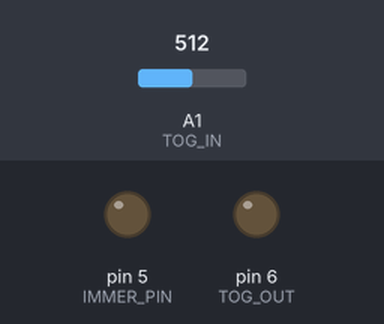
The sketch below on a simulated Arduino Uno, built with avr-gcc and run on an emulated ATmega328P. On the bench: output pins drawn as LEDs (lit = HIGH). Inputs (shaded band) come from the test bench; at power-on: A1 (TOG_IN) = 512.

Above: at 1.2 s.
1.3 s: A1 (TOG_IN) set to 900
4.3 s: A1 (TOG_IN) set to 716
Timing chart, 0 to 13.3 s (numbered marks = the images above; inputs shaded):
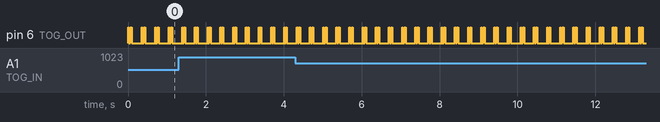

The sketch:

arduino_tog_new.ino
```cpp
#define TOG_OUT 6
#define TOG_IN A1
#define IMMER_PIN 5

// Temperature levels (°C), only for reference: the dash reads the pulse timing below
const int TEMPS[] = {41, 60, 65, 70, 75, 80, 85, 90, 95, 100, 105, 110, 115, 120, 125, 130, 135, 140, 145, 150, 155, 160, 170};
// Analog input thresholds for each temperature level. IMPORTANT: Must be sorted in descending order.
// The last one is 0, so an unknown or missing sensor falls back to 170 °C.
const int ANALOG_VALUES[] = {983, 939, 915, 889, 863, 839, 815, 782, 755, 726, 700, 663, 645, 621, 583, 502, 473, 449, 414, 384, 359, 332, 0};
// Pulse timing (microseconds) for each level: LOW time after the 20 ms start pulse, then HIGH time
const unsigned int LOW_US[]  = {23000, 26250, 27000, 28000, 28500, 29250, 30250, 31000, 31750, 32500, 33250, 34000, 35000, 35750, 36750, 37500, 38250, 39250, 40000, 41000, 41750, 42750, 44500};
const unsigned int HIGH_US[] = {24000, 27000, 27750, 28250, 29250, 30000, 30750, 31500, 32500, 33250, 34000, 35000, 35750, 36750, 37500, 38250, 39250, 40000, 40750, 41750, 42750, 43500, 45250};
const int NUM_TEMP_LEVELS = sizeof(ANALOG_VALUES) / sizeof(ANALOG_VALUES[0]);
const int NUM_READINGS = 8; // averaged per loop against sensor noise

void setup() {
  pinMode(TOG_OUT, OUTPUT);
  pinMode(TOG_IN, INPUT);
  pinMode(IMMER_PIN, OUTPUT);
  // IMMER_PIN is set LOW (off). Use digitalWrite for clarity, since PWM is not used.
  digitalWrite(IMMER_PIN, LOW);
}

/*
  Reads the oil temperature sensor on TOG_IN (averaged), finds its level
  in ANALOG_VALUES and outputs the matching pulse pattern on TOG_OUT.
*/
void loop() {
  long sum = 0;
  for (int i = 0; i < NUM_READINGS; i++) sum += analogRead(TOG_IN);
  int tog_in = sum / NUM_READINGS;

  int temp_level = NUM_TEMP_LEVELS - 1;
  for (int i = 0; i < NUM_TEMP_LEVELS; i++) {
    if (tog_in >= ANALOG_VALUES[i]) {
      temp_level = i;
      break;
    }
  }
  pulsePattern(LOW_US[temp_level], HIGH_US[temp_level]);
  delay(250); // Loop timing delay
}

// delayMicroseconds() is only accurate up to ~16 ms, so wait the full milliseconds first
void waitMicros(unsigned int us) {
  delay(us / 1000);
  delayMicroseconds(us % 1000);
}

/*
  Outputs a pulse pattern to TOG_OUT:
  - 20ms HIGH pulse
  - 'low_us' LOW
  - 'high_us' HIGH pulse
*/
void pulsePattern(unsigned int low_us, unsigned int high_us) {
  digitalWrite(TOG_OUT, HIGH);
  delay(20);
  digitalWrite(TOG_OUT, LOW);
  waitMicros(low_us);
  digitalWrite(TOG_OUT, HIGH);
  waitMicros(high_us);
  digitalWrite(TOG_OUT, LOW);
}
```

Measured:
- by itself, pin 6 (TOG_OUT): repeats every 0.34 s: LOW 0.03 s, HIGH 0.03 s, LOW 0.25 s, HIGH 0.02 s
